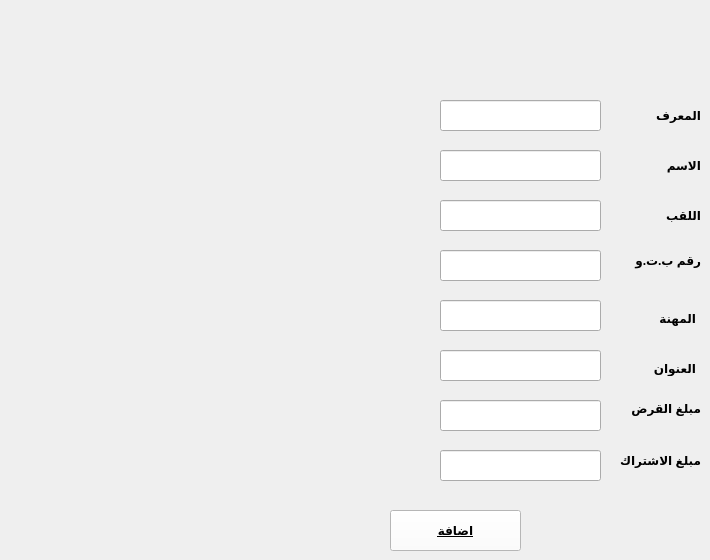
    <widget class="QWidget" name="ajouter">
     <attribute name="title">
      <string>ajouter</string>
     </attribute>
     <widget class="QLabel" name="label">
      <property name="geometry">
       <rect>
        <x>620</x>
        <y>150</y>
        <width>81</width>
        <height>31</height>
       </rect>
      </property>
      <property name="font">
       <font>
        <weight>75</weight>
        <bold>true</bold>
       </font>
      </property>
      <property name="text">
       <string>الاسم</string>
      </property>
     </widget>
     <widget class="QLabel" name="label_2">
      <property name="geometry">
       <rect>
        <x>630</x>
        <y>200</y>
        <width>71</width>
        <height>31</height>
       </rect>
      </property>
      <property name="font">
       <font>
        <weight>75</weight>
        <bold>true</bold>
       </font>
      </property>
      <property name="text">
       <string>اللقب</string>
      </property>
     </widget>
     <widget class="QLabel" name="label_5">
      <property name="geometry">
       <rect>
        <x>640</x>
        <y>360</y>
        <width>56</width>
        <height>16</height>
       </rect>
      </property>
      <property name="font">
       <font>
        <weight>75</weight>
        <bold>true</bold>
       </font>
      </property>
      <property name="text">
       <string>العنوان</string>
      </property>
     </widget>
     <widget class="QLineEdit" name="le_cin">
      <property name="geometry">
       <rect>
        <x>440</x>
        <y>250</y>
        <width>161</width>
        <height>31</height>
       </rect>
      </property>
     </widget>
     <widget class="QLabel" name="label_6">
      <property name="geometry">
       <rect>
        <x>630</x>
        <y>400</y>
        <width>71</width>
        <height>16</height>
       </rect>
      </property>
      <property name="font">
       <font>
        <weight>75</weight>
        <bold>true</bold>
       </font>
      </property>
      <property name="text">
       <string>مبلغ القرض</string>
      </property>
     </widget>
     <widget class="QLineEdit" name="le_montant_abo">
      <property name="geometry">
       <rect>
        <x>440</x>
        <y>450</y>
        <width>161</width>
        <height>31</height>
       </rect>
      </property>
     </widget>
     <widget class="QLineEdit" name="le_prenom">
      <property name="geometry">
       <rect>
        <x>440</x>
        <y>200</y>
        <width>161</width>
        <height>31</height>
       </rect>
      </property>
     </widget>
     <widget class="QLineEdit" name="le_metier">
      <property name="geometry">
       <rect>
        <x>440</x>
        <y>300</y>
        <width>161</width>
        <height>31</height>
       </rect>
      </property>
      <property name="styleSheet">
       <string notr="true">     border-color: rgb(0, 0, 0);
</string>
      </property>
     </widget>
     <widget class="QLabel" name="label_4">
      <property name="geometry">
       <rect>
        <x>640</x>
        <y>310</y>
        <width>56</width>
        <height>16</height>
       </rect>
      </property>
      <property name="font">
       <font>
        <weight>75</weight>
        <bold>true</bold>
       </font>
      </property>
      <property name="text">
       <string>المهنة</string>
      </property>
     </widget>
     <widget class="QLineEdit" name="le_nom">
      <property name="geometry">
       <rect>
        <x>440</x>
        <y>150</y>
        <width>161</width>
        <height>31</height>
       </rect>
      </property>
      <property name="styleSheet">
       <string notr="true">border-color: rgb(0, 0, 0);
</string>
      </property>
     </widget>
     <widget class="QLineEdit" name="le_adresse">
      <property name="geometry">
       <rect>
        <x>440</x>
        <y>350</y>
        <width>161</width>
        <height>31</height>
       </rect>
      </property>
     </widget>
     <widget class="QLabel" name="label_7">
      <property name="geometry">
       <rect>
        <x>600</x>
        <y>450</y>
        <width>101</width>
        <height>21</height>
       </rect>
      </property>
      <property name="font">
       <font>
        <weight>75</weight>
        <bold>true</bold>
       </font>
      </property>
      <property name="text">
       <string>مبلغ الاشتراك</string>
      </property>
     </widget>
     <widget class="QLineEdit" name="le_montant_credit">
      <property name="geometry">
       <rect>
        <x>440</x>
        <y>400</y>
        <width>161</width>
        <height>31</height>
       </rect>
      </property>
      <property name="styleSheet">
       <string notr="true">     border-color: noir;
</string>
      </property>
     </widget>
     <widget class="QLabel" name="label_3">
      <property name="geometry">
       <rect>
        <x>610</x>
        <y>250</y>
        <width>91</width>
        <height>21</height>
       </rect>
      </property>
      <property name="font">
       <font>
        <weight>75</weight>
        <bold>true</bold>
       </font>
      </property>
      <property name="text">
       <string>رقم ب.ت.و</string>
      </property>
     </widget>
     <widget class="QPushButton" name="on_pb_add_clicked">
      <property name="geometry">
       <rect>
        <x>390</x>
        <y>510</y>
        <width>131</width>
        <height>41</height>
       </rect>
      </property>
      <property name="font">
       <font>
        <weight>75</weight>
        <italic>false</italic>
        <bold>true</bold>
        <underline>true</underline>
        <strikeout>false</strikeout>
        <kerning>true</kerning>
       </font>
      </property>
      <property name="styleSheet">
       <string notr="true">
border-color: rgb(0, 0, 0);
background-color: rgb(255, 255, 255);</string>
      </property>
      <property name="text">
       <string>اضافة</string>
      </property>
     </widget>
     <widget class="QLineEdit" name="le_id">
      <property name="geometry">
       <rect>
        <x>440</x>
        <y>100</y>
        <width>161</width>
        <height>31</height>
       </rect>
      </property>
      <property name="styleSheet">
       <string notr="true">border-color: rgb(0, 0, 0);
</string>
      </property>
     </widget>
     <widget class="QLabel" name="label_8">
      <property name="geometry">
       <rect>
        <x>620</x>
        <y>100</y>
        <width>81</width>
        <height>31</height>
       </rect>
      </property>
      <property name="font">
       <font>
        <weight>75</weight>
        <bold>true</bold>
       </font>
      </property>
      <property name="text">
       <string>المعرف</string>
      </property>
     </widget>
    </widget>
